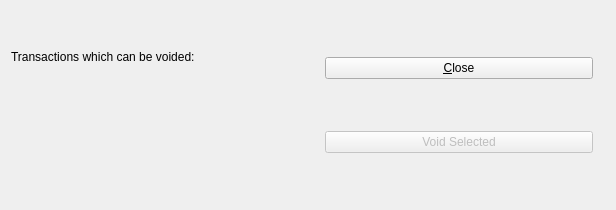
<ui version="4.0" >
 <comment> This file is part of the xTuple ERP: PostBooks Edition, a free and
open source Enterprise Resource Planning software suite,
Copyright (c) 1999-2010 by OpenMFG LLC, d/b/a xTuple.
It is licensed to you under the Common Public Attribution License
version 1.0, the full text of which (including xTuple-specific Exhibits)
is available at www.xtuple.com/CPAL.  By using this software, you agree
to be bound by its terms.</comment>
 <class>ccvoid</class>
 <widget class="QWidget" name="ccvoid" >
  <property name="geometry" >
   <rect>
    <x>0</x>
    <y>0</y>
    <width>616</width>
    <height>210</height>
   </rect>
  </property>
  <property name="windowTitle" >
   <string>New Form</string>
  </property>
  <layout class="QGridLayout" name="gridLayout" >
   <item row="0" column="0" >
    <widget class="QLabel" name="_transactionsLit" >
     <property name="text" >
      <string>Transactions which can be voided:</string>
     </property>
     <property name="buddy" >
      <cstring>_transactions</cstring>
     </property>
    </widget>
   </item>
   <item rowspan="2" row="0" column="1" >
    <layout class="QVBoxLayout" name="verticalLayout" >
     <property name="leftMargin" >
      <number>14</number>
     </property>
     <property name="rightMargin" >
      <number>12</number>
     </property>
     <item>
      <widget class="QPushButton" name="_close" >
       <property name="text" >
        <string>&amp;Close</string>
       </property>
      </widget>
     </item>
     <item>
      <widget class="QPushButton" name="_void" >
       <property name="enabled" >
        <bool>false</bool>
       </property>
       <property name="text" >
        <string>Void Selected</string>
       </property>
      </widget>
     </item>
     <item>
      <spacer name="verticalSpacer" >
       <property name="orientation" >
        <enum>Qt::Vertical</enum>
       </property>
       <property name="sizeType" >
        <enum>QSizePolicy::Preferred</enum>
       </property>
       <property name="sizeHint" stdset="0" >
        <size>
         <width>20</width>
         <height>0</height>
        </size>
       </property>
      </spacer>
     </item>
    </layout>
   </item>
   <item row="1" column="0" >
    <widget class="XTreeWidget" name="_transactions" />
   </item>
  </layout>
 </widget>
 <customwidgets>
  <customwidget>
   <class>XTreeWidget</class>
   <extends></extends>
   <header>xtreewidget.h</header>
  </customwidget>
 </customwidgets>
 <tabstops>
  <tabstop>_transactions</tabstop>
  <tabstop>_void</tabstop>
  <tabstop>_close</tabstop>
 </tabstops>
 <resources/>
 <connections>
  <connection>
   <sender>_close</sender>
   <signal>clicked()</signal>
   <receiver>ccvoid</receiver>
   <slot>close()</slot>
   <hints>
    <hint type="sourcelabel" >
     <x>335</x>
     <y>31</y>
    </hint>
    <hint type="destinationlabel" >
     <x>246</x>
     <y>7</y>
    </hint>
   </hints>
  </connection>
  <connection>
   <sender>_transactions</sender>
   <signal>valid(bool)</signal>
   <receiver>_void</receiver>
   <slot>setEnabled(bool)</slot>
   <hints>
    <hint type="sourcelabel" >
     <x>232</x>
     <y>117</y>
    </hint>
    <hint type="destinationlabel" >
     <x>534</x>
     <y>59</y>
    </hint>
   </hints>
  </connection>
 </connections>
</ui>
